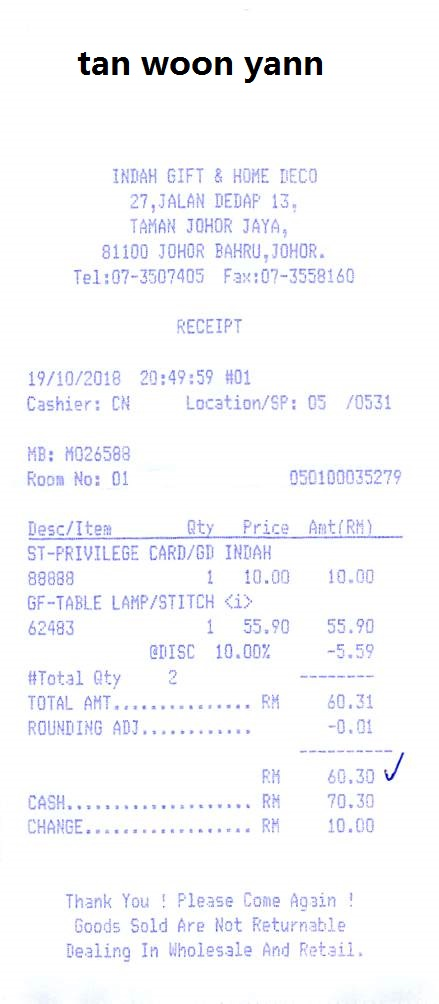
#> input picture input_data/img/X00016469619.jpg, 439 x 1004 px, found by its file name
$ jupyter execute --allow-errors preprocessing_using_pillow_lib.ipynb   (shell and % lines are left out)   (older library calls are emulated)
#> lines starting #> are read from the running program, lines starting #| are printed output that depends on the picture; after the words box and inside, x2 and y2 are one past the last pixel; in counts of white or black regions, pixels touching at a corner belong together
[cell 1]
# Loading necessary libraries
import pytesseract
from PIL import Image
import matplotlib.pyplot as plt

[cell 2]
# Load the image
image_path = '/Users/fathimazajel/Desktop/image_invoice_processing_data/SROIE2019/0325updated.task1train(626p)/X00016469619.jpg'
image = Image.open(image_path)
#> image is the input picture: PIL image 439x1004 RGB; mean R, G, B 247.7, 248, 250.4

[cell 3]
# Display the original image
plt.imshow(image)
plt.axis('on')
plt.title('Original Image')
plt.show()

# Resize the image (optional, only if the image is too big or too small)
base_width = 800
w_percent = base_width / float(image.size[0])
#> w_percent = 1.82
h_size = int(float(image.size[1]) * float(w_percent))
#> h_size = 1829
image = image.resize((base_width, h_size), Image.ANTIALIAS)
#> image: PIL image 800x1829 RGB

# Binarization
threshold = 200
image = image.convert('L')
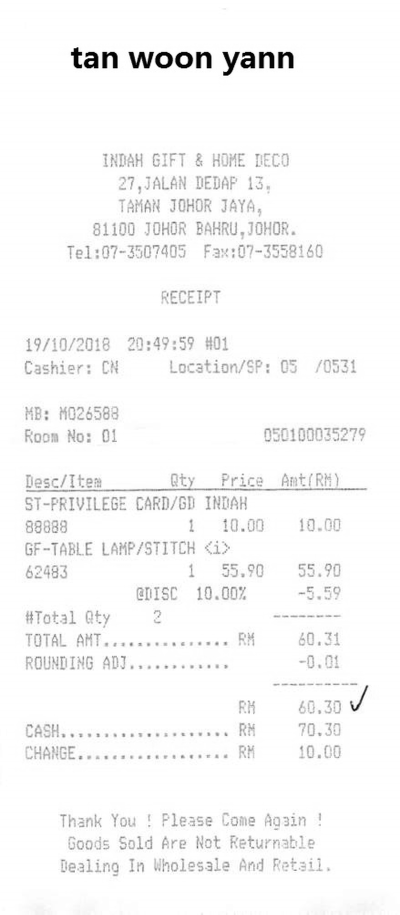
#> image: PIL image 800x1829 L (shown at 1/2 size); min 0, max 255, mean 248.1
image = image.point(lambda p: p < threshold and 255)
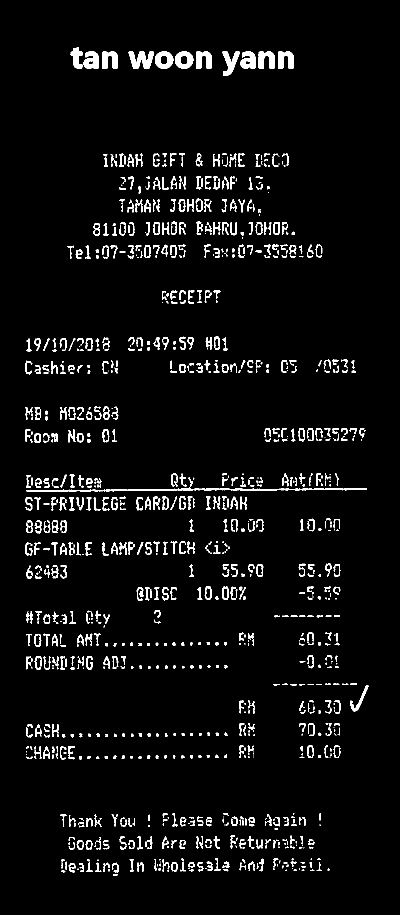
#> image: PIL image 800x1829 L (shown at 1/2 size); 4.4% white; 1090 white regions (328 under 20 px), largest, box (x1, y1, x2, y2) and area: (52, 975, 734, 984) 2182, (257, 103, 308, 137) 1084, (444, 103, 480, 152) 829

# Display the pre-processed image
plt.imshow(image, cmap='gray')
plt.axis('on')
plt.title('Pre-processed Image')
plt.show()
